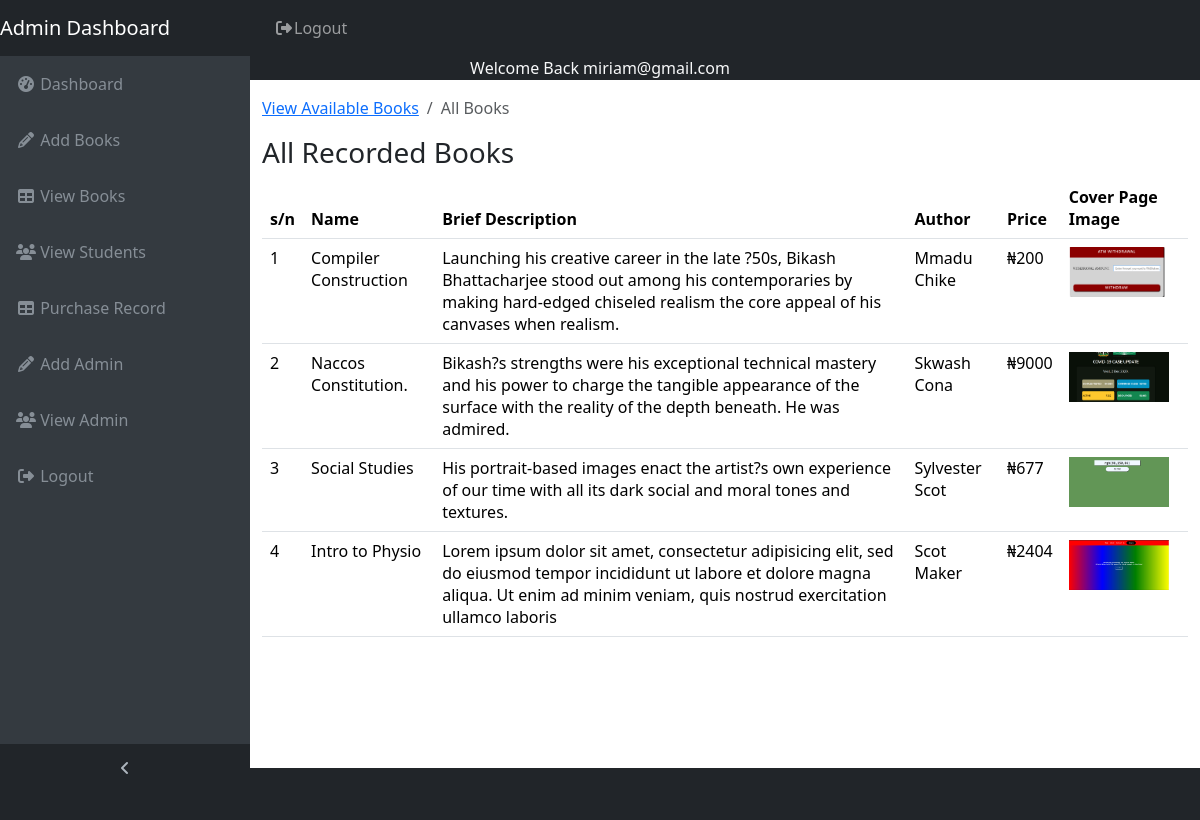
Screenshot of /admin/view.php (signed in) with the database file from the repository.
### tables this page shows
CREATE TABLE `booklists` (
  `id` int(10) NOT NULL,
  `name` varchar(30) NOT NULL,
  `description` varchar(200) NOT NULL,
  `author` varchar(20) NOT NULL,
  `price` varchar(10) NOT NULL,
  `image` varchar(100) NOT NULL
);

### server/classes/dbconnection.php (called while the page is built, shortened)
<?php
class DbConnection {
	private $host = "localhost";
	private $dbname = "nk_book_store";
	private $username = "root";
	private $password = "";
	public function __construct() {
		try {
			$this->connection = new PDO('mysql:host='.$this->host.';dbname='.$this->dbname, $this->username, $this->password);
		} catch(PDOException $ex) {
			echo $ex->getMessage();
		}
	}
}
?>

### server/classes/fetchData.php (called while the page is built, shortened)
<?php
require_once('dbconnection.php');
class fetchData extends DbConnection {
    public function displayListOfBooks(){
        $sql = "SELECT * FROM booklists ORDER BY id";
        $qry = $this->connection->prepare($sql);
        $exec = $qry->execute(array());
        if($qry->errorCode() == 0){
            if ($qry->rowCount() > 0) {
                return $qry->fetchAll(PDO::FETCH_ASSOC);
            }else{
                return 0;
            }
        }else{
            return array('status'=>0, 'message'=>$qry->errorInfo());
        }
    }
}
?>

### admin/view.php (the view)
<?php
	require_once 'header.php';
	require_once '../server/classes/fetchData.php';
?>
<div class="content-wrapper">
    <div class="container-fluid">
      <ol class="breadcrumb">
        <li class="breadcrumb-item">
          <a href="#">View Available Books</a>
        </li>
        <li class="breadcrumb-item active">All Books</li>
      </ol>
      <div class="table-responsive">
      	<h3>All Recorded Books</h3>
      	<table class="table hoverable">
		    <thead class="mdb-color darken-3">
		        <tr class="">
		            <th>s/n</th>
		            <th>Name</th>
		            <th>Brief Description</th>
								<th>Author</th>
		            <th>Price</th>
		            <th>Cover Page Image</th>
		        </tr>
		    </thead>
		    <tbody>
		    	<?php
							$fetchData = new fetchData;
							$fetchResponse = $fetchData->displayListOfBooks();
							if(is_array($fetchResponse)){
								if(isset($fetchResponse['status'])){
										'<div class="alert alert-danger">'.print_r($fetchResponse['message']).'</div>';
								}else {
									$count = 1;
									foreach($fetchResponse as $row){
					?>
		        <tr class="">
		            <td><?php echo $count; ?></td>
		            <td><?php echo $row['name']?></td>
		            <td><?php echo $row['description']?></td>
		            <td><?php echo $row['author']?></td>
								<td>&#8358;<?php echo $row['price']?></td>
		            <td><img src="../upload/<?php echo $row['image']?>" alt="Book cover Page"  height="50" width="100" style="object-fit: cover;"></td>
		        </tr>
		        <?php
						$count+=1;
						}}}?>
		    </tbody>
		</table>
      </div>

### admin/css/sb-admin.css (style rules this page uses)
html { position: relative; min-height: 100%; }
body { overflow-x: hidden; }
body.sticky-footer { margin-bottom: 56px; }
body.sticky-footer .content-wrapper { min-height: calc(100vh - 56px - 56px); }
body.fixed-nav { padding-top: 56px; }
.content-wrapper { min-height: calc(100vh - 56px); padding-top: 1rem; }
.content-wrapper { overflow-x: hidden; background: white; }
@media (min-width: 992px) { .content-wrapper { margin-left: 250px; } }

### rows the page displays
booklists: name "Compiler Construction", description "Launching his creative career in the late ?50s, Bikash Bhattacharjee stood out among his contemporaries by making hard-edged chiseled realism the core appeal of his canvases when realism.", author "Mmadu Chike", price "200", image (picture)
booklists: name "Naccos Constitution.", description "Bikash?s strengths were his exceptional technical mastery and his power to charge the tangible appearance of the surface with the reality of the depth beneath. He was admired.", author "Skwash Cona", price "9000", image (picture)
booklists: name "Social Studies", description "His portrait-based images enact the artist?s own experience of our time with all its dark social and moral tones and textures.", author "Sylvester Scot", price "677", image (picture)
booklists: name "Intro to Physio", description "Lorem ipsum dolor sit amet, consectetur adipisicing elit, sed do eiusmod tempor incididunt ut labore et dolore magna aliqua. Ut enim ad minim veniam, quis nostrud exercitation ullamco laboris", author "Scot Maker", price "2404", image (picture)

### other values shown
$_SESSION['email'] "miriam@gmail.com"
